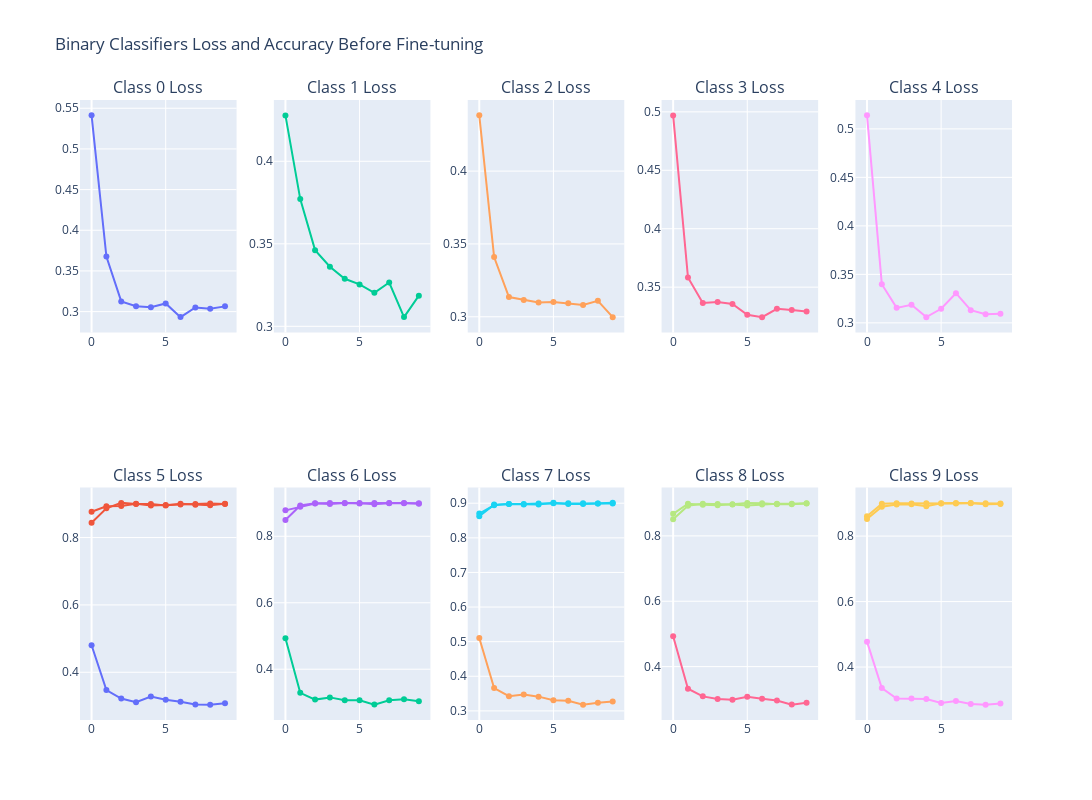
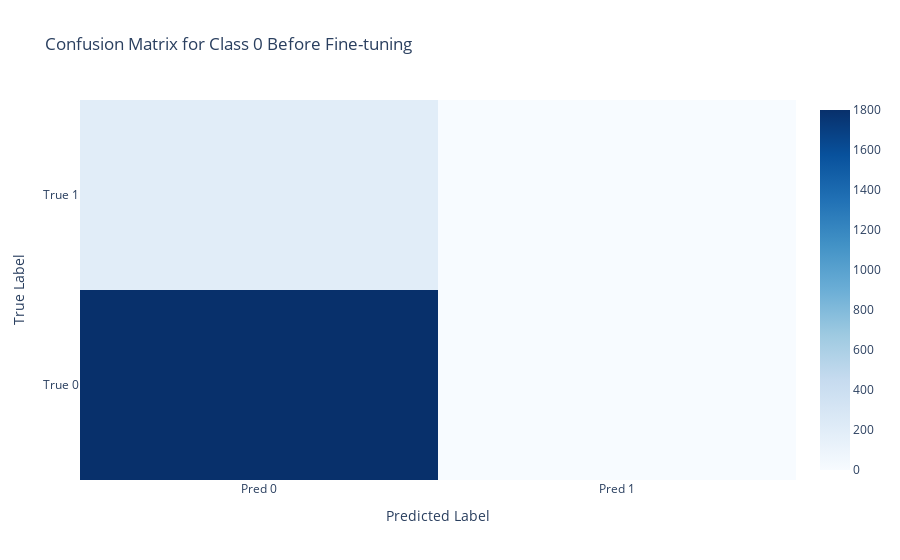
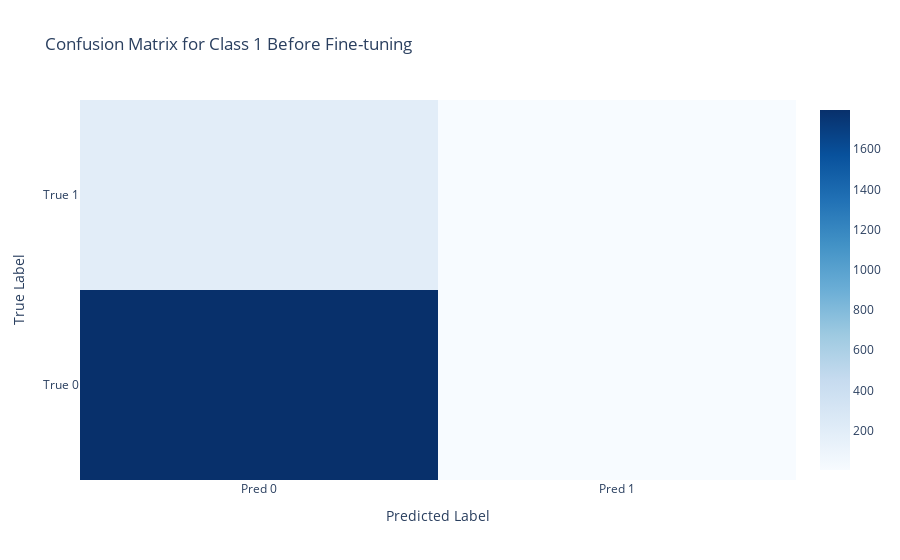
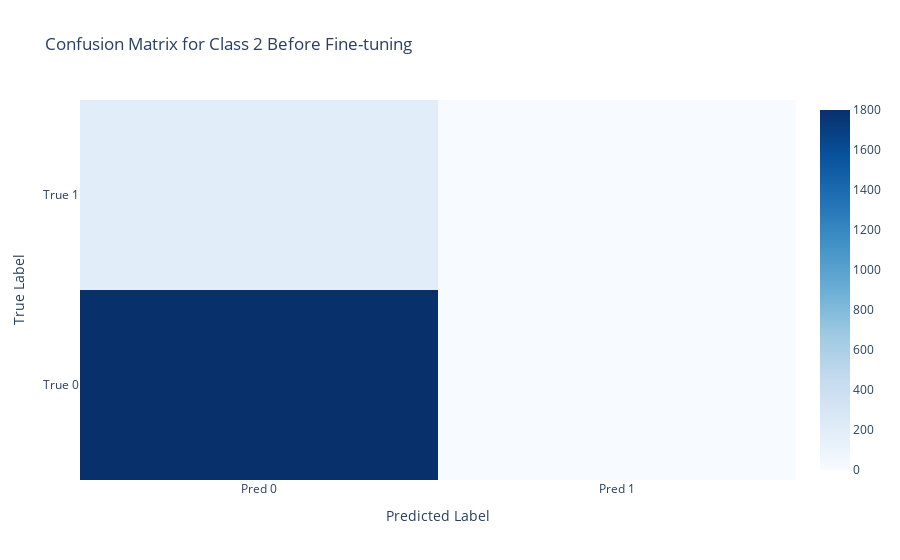

Here is the notebook cell these charts were saved with, in order:
### Markdown cell above
## 4. Основной Скрипт
Теперь объединим всё вместе в основном скрипте, который будет использовать класс Trainer для выполнения всех этапов обучения, сохранения и загрузки моделей.

### 4.1. Ячейка 1: Обучение Автокодировщика и Бинарных Классификаторов, Сохранение Моделей

### Code cell
import torch
from torchvision import datasets, transforms
from torch.utils.data import DataLoader, Subset
import random

# Настройки
num_classes = 10
latent_dim = 512
batch_size = 128
epochs = 10
min_samples_per_class = 200  # Увеличено до 200
max_test_samples = 10000
save_dir = "./saved_models"

# Подготовка трансформаций с аугментацией данных
transform = transforms.Compose(
    [
        transforms.Resize(32),
        transforms.RandomHorizontalFlip(),
        transforms.RandomCrop(32, padding=4),
        transforms.ToTensor(),
        transforms.Normalize((0.4914, 0.4822, 0.4465), (0.247, 0.243, 0.261)),
    ]
)

# Загрузка датасетов
train_dataset = datasets.CIFAR10(root="./data", train=True, download=True, transform=transform)
test_dataset = datasets.CIFAR10(root="./data", train=False, download=True, transform=transform)

# Фильтрация датасетов
train_subset = filter_dataset(train_dataset, num_classes, min_samples_per_class)
test_subset = filter_dataset(test_dataset, num_classes, min_samples_per_class)

# Ограничение тестового набора
if len(test_subset) > max_test_samples:
    test_indices = random.sample(range(len(test_subset)), max_test_samples)
    test_subset = Subset(test_subset, test_indices)

# Инициализация тренера
trainer = Trainer(num_classes=num_classes, latent_dim=latent_dim, batch_size=batch_size, device="cuda" if torch.cuda.is_available() else "cpu", save_dir=save_dir)

# Подготовка загрузчиков данных
trainer.prepare_dataloaders(train_subset, test_subset)

# Обучение автокодировщика
trainer.train_autoencoder(epochs=epochs, lr=0.001)

# Обучение бинарных классификаторов
trainer.train_binary_classifiers(epochs=epochs, lr=0.001)

# Оценка модели до финетюнинга
trainer.acc_combined_before, trainer.error_rate_before, trainer.pred_all_before, trainer.target_all_before = trainer.evaluate_combined_model(
    trainer.test_loader, before_finetune=True
)

# Подсчёт точности по каждому классу до финетюнинга
trainer.accuracy_per_class(trainer.pred_all_before, trainer.target_all_before, before_finetune=True)

# Сохранение моделей перед финетюнингом
trainer.save_models(suffix="before_finetune")

# Визуализация метрик до финетюнинга
trainer.plot_metrics(before_finetune=True, after_finetune=False)

# Визуализация матрицы ошибок до финетюнинга
trainer.plot_confusion_matrix(before_finetune=True, after_finetune=False)

### Figure 1 — Plotly figure (JSON) as saved in the notebook; plotly's stock layout.template omitted (floating-point values rounded to 4 significant figures)
{"data": [{"mode": "lines+markers", "name": "Class 0 Loss", "type": "scatter", "xaxis": "x", "y": [0.5412, 0.3678, 0.3126, 0.3066, 0.3055, 0.31, 0.2932, 0.3051, 0.3034, 0.3064], "yaxis": "y"}, {"mode": "lines+markers", "name": "Class 0 Accuracy", "type": "scatter", "xaxis": "x6", "y": [0.844, 0.887, 0.903, 0.9, 0.9, 0.8955, 0.9005, 0.8975, 0.896, 0.9005], "yaxis": "y6"}, {"mode": "lines+markers", "name": "Class 1 Loss", "type": "scatter", "xaxis": "x2", "y": [0.4278, 0.3771, 0.3462, 0.3361, 0.3288, 0.3254, 0.3203, 0.3265, 0.3056, 0.3185], "yaxis": "y2"}, {"mode": "lines+markers", "name": "Class 1 Accuracy", "type": "scatter", "xaxis": "x7", "y": [0.878, 0.8885, 0.8985, 0.9005, 0.8995, 0.9, 0.896, 0.9, 0.9, 0.898], "yaxis": "y7"}, {"mode": "lines+markers", "name": "Class 2 Loss", "type": "scatter", "xaxis": "x3", "y": [0.4383, 0.341, 0.3135, 0.3115, 0.3098, 0.3101, 0.3092, 0.3081, 0.311, 0.2997], "yaxis": "y3"}, {"mode": "lines+markers", "name": "Class 2 Accuracy", "type": "scatter", "xaxis": "x8", "y": [0.87, 0.894, 0.898, 0.8975, 0.8995, 0.9, 0.9, 0.9, 0.8995, 0.8995], "yaxis": "y8"}, {"mode": "lines+markers", "name": "Class 3 Loss", "type": "scatter", "xaxis": "x4", "y": [0.497, 0.3584, 0.3365, 0.3374, 0.3357, 0.3264, 0.3244, 0.3315, 0.3304, 0.3293], "yaxis": "y4"}, {"mode": "lines+markers", "name": "Class 3 Accuracy", "type": "scatter", "xaxis": "x9", "y": [0.8675, 0.8985, 0.895, 0.894, 0.8965, 0.901, 0.8995, 0.897, 0.897, 0.899], "yaxis": "y9"}, {"mode": "lines+markers", "name": "Class 4 Loss", "type": "scatter", "xaxis": "x5", "y": [0.5139, 0.3398, 0.3155, 0.3186, 0.3059, 0.3145, 0.3306, 0.3131, 0.309, 0.3093], "yaxis": "y5"}, {"mode": "lines+markers", "name": "Class 4 Accuracy", "type": "scatter", "xaxis": "x10", "y": [0.8605, 0.8985, 0.9, 0.8995, 0.9, 0.8995, 0.8995, 0.9, 0.9, 0.8995], "yaxis": "y10"}, {"mode": "lines+markers", "name": "Class 5 Loss", "type": "scatter", "xaxis": "x6", "y": [0.4802, 0.347, 0.322, 0.3111, 0.3281, 0.3183, 0.3121, 0.3043, 0.3039, 0.3082], "yaxis": "y6"}, {"mode": "lines+markers", "name": "Class 5 Accuracy", "type": "scatter", "xaxis": "x6", "y": [0.8765, 0.893, 0.8935, 0.9005, 0.895, 0.8965, 0.8985, 0.9, 0.901, 0.8995], "yaxis": "y6"}, {"mode": "lines+markers", "name": "Class 6 Loss", "type": "scatter", "xaxis": "x7", "y": [0.493, 0.3289, 0.3086, 0.3152, 0.3067, 0.3064, 0.2935, 0.3066, 0.3099, 0.3038], "yaxis": "y7"}, {"mode": "lines+markers", "name": "Class 6 Accuracy", "type": "scatter", "xaxis": "x7", "y": [0.849, 0.8925, 0.899, 0.897, 0.9, 0.8985, 0.9, 0.899, 0.899, 0.8995], "yaxis": "y7"}, {"mode": "lines+markers", "name": "Class 7 Loss", "type": "scatter", "xaxis": "x8", "y": [0.5104, 0.3659, 0.3423, 0.3472, 0.3411, 0.331, 0.329, 0.3181, 0.3235, 0.3274], "yaxis": "y8"}, {"mode": "lines+markers", "name": "Class 7 Accuracy", "type": "scatter", "xaxis": "x8", "y": [0.8625, 0.896, 0.898, 0.8965, 0.8965, 0.901, 0.8975, 0.898, 0.899, 0.901], "yaxis": "y8"}, {"mode": "lines+markers", "name": "Class 8 Loss", "type": "scatter", "xaxis": "x9", "y": [0.4929, 0.3324, 0.3089, 0.3012, 0.2986, 0.308, 0.3019, 0.2965, 0.2837, 0.2897], "yaxis": "y9"}, {"mode": "lines+markers", "name": "Class 8 Accuracy", "type": "scatter", "xaxis": "x9", "y": [0.851, 0.8925, 0.898, 0.8975, 0.896, 0.893, 0.896, 0.8985, 0.898, 0.9], "yaxis": "y9"}, {"mode": "lines+markers", "name": "Class 9 Loss", "type": "scatter", "xaxis": "x10", "y": [0.4775, 0.3359, 0.3035, 0.3039, 0.3025, 0.2902, 0.2964, 0.2871, 0.2852, 0.2886], "yaxis": "y10"}, {"mode": "lines+markers", "name": "Class 9 Accuracy", "type": "scatter", "xaxis": "x10", "y": [0.8525, 0.8895, 0.8965, 0.8975, 0.891, 0.9005, 0.9015, 0.9015, 0.897, 0.898], "yaxis": "y10"}], "layout": {"annotations": [{"font": {"size": 16}, "showarrow": false, "text": "Class 0 Loss", "x": 0.084, "xanchor": "center", "xref": "paper", "y": 1, "yanchor": "bottom", "yref": "paper"}, {"font": {"size": 16}, "showarrow": false, "text": "Class 1 Loss", "x": 0.292, "xanchor": "center", "xref": "paper", "y": 1, "yanchor": "bottom", "yref": "paper"}, {"font": {"size": 16}, "showarrow": false, "text": "Class 2 Loss", "x": 0.5, "xanchor": "center", "xref": "paper", "y": 1, "yanchor": "bottom", "yref": "paper"}, {"font": {"size": 16}, "showarrow": false, "text": "Class 3 Loss", "x": 0.708, "xanchor": "center", "xref": "paper", "y": 1, "yanchor": "bottom", "yref": "paper"}, {"font": {"size": 16}, "showarrow": false, "text": "Class 4 Loss", "x": 0.916, "xanchor": "center", "xref": "paper", "y": 1, "yanchor": "bottom", "yref": "paper"}, {"font": {"size": 16}, "showarrow": false, "text": "Class 5 Loss", "x": 0.084, "xanchor": "center", "xref": "paper", "y": 0.375, "yanchor": "bottom", "yref": "paper"}, {"font": {"size": 16}, "showarrow": false, "text": "Class 6 Loss", "x": 0.292, "xanchor": "center", "xref": "paper", "y": 0.375, "yanchor": "bottom", "yref": "paper"}, {"font": {"size": 16}, "showarrow": false, "text": "Class 7 Loss", "x": 0.5, "xanchor": "center", "xref": "paper", "y": 0.375, "yanchor": "bottom", "yref": "paper"}, {"font": {"size": 16}, "showarrow": false, "text": "Class 8 Loss", "x": 0.708, "xanchor": "center", "xref": "paper", "y": 0.375, "yanchor": "bottom", "yref": "paper"}, {"font": {"size": 16}, "showarrow": false, "text": "Class 9 Loss", "x": 0.916, "xanchor": "center", "xref": "paper", "y": 0.375, "yanchor": "bottom", "yref": "paper"}], "height": 800, "showlegend": false, "title": {"text": "Binary Classifiers Loss and Accuracy Before Fine-tuning"}, "width": 2000, "xaxis": {"anchor": "y", "domain": [0, 0.168]}, "xaxis10": {"anchor": "y10", "domain": [0.832, 1]}, "xaxis2": {"anchor": "y2", "domain": [0.208, 0.376]}, "xaxis3": {"anchor": "y3", "domain": [0.416, 0.584]}, "xaxis4": {"anchor": "y4", "domain": [0.624, 0.792]}, "xaxis5": {"anchor": "y5", "domain": [0.832, 1]}, "xaxis6": {"anchor": "y6", "domain": [0, 0.168]}, "xaxis7": {"anchor": "y7", "domain": [0.208, 0.376]}, "xaxis8": {"anchor": "y8", "domain": [0.416, 0.584]}, "xaxis9": {"anchor": "y9", "domain": [0.624, 0.792]}, "yaxis": {"anchor": "x", "domain": [0.625, 1]}, "yaxis10": {"anchor": "x10", "domain": [0, 0.375]}, "yaxis2": {"anchor": "x2", "domain": [0.625, 1]}, "yaxis3": {"anchor": "x3", "domain": [0.625, 1]}, "yaxis4": {"anchor": "x4", "domain": [0.625, 1]}, "yaxis5": {"anchor": "x5", "domain": [0.625, 1]}, "yaxis6": {"anchor": "x6", "domain": [0, 0.375]}, "yaxis7": {"anchor": "x7", "domain": [0, 0.375]}, "yaxis8": {"anchor": "x8", "domain": [0, 0.375]}, "yaxis9": {"anchor": "x9", "domain": [0, 0.375]}}}

### Figure 2 — Plotly figure (JSON) as saved in the notebook; plotly's stock layout.template omitted (floating-point values rounded to 4 significant figures)
{"data": [{"colorscale": [[0, "rgb(247,251,255)"], [0.125, "rgb(222,235,247)"], [0.25, "rgb(198,219,239)"], [0.375, "rgb(158,202,225)"], [0.5, "rgb(107,174,214)"], [0.625, "rgb(66,146,198)"], [0.75, "rgb(33,113,181)"], [0.875, "rgb(8,81,156)"], [1, "rgb(8,48,107)"]], "showscale": true, "type": "heatmap", "x": ["Pred 0", "Pred 1"], "y": ["True 0", "True 1"], "z": [[1800, 0], [197, 3]]}], "layout": {"title": {"text": "Confusion Matrix for Class 0 Before Fine-tuning"}, "xaxis": {"title": {"text": "Predicted Label"}}, "yaxis": {"title": {"text": "True Label"}}}}

### Figure 3 — Plotly figure (JSON) as saved in the notebook; plotly's stock layout.template omitted (floating-point values rounded to 4 significant figures)
{"data": [{"colorscale": [[0, "rgb(247,251,255)"], [0.125, "rgb(222,235,247)"], [0.25, "rgb(198,219,239)"], [0.375, "rgb(158,202,225)"], [0.5, "rgb(107,174,214)"], [0.625, "rgb(66,146,198)"], [0.75, "rgb(33,113,181)"], [0.875, "rgb(8,81,156)"], [1, "rgb(8,48,107)"]], "showscale": true, "type": "heatmap", "x": ["Pred 0", "Pred 1"], "y": ["True 0", "True 1"], "z": [[1795, 5], [196, 4]]}], "layout": {"title": {"text": "Confusion Matrix for Class 1 Before Fine-tuning"}, "xaxis": {"title": {"text": "Predicted Label"}}, "yaxis": {"title": {"text": "True Label"}}}}

### Figure 4 — Plotly figure (JSON) as saved in the notebook; plotly's stock layout.template omitted (floating-point values rounded to 4 significant figures)
{"data": [{"colorscale": [[0, "rgb(247,251,255)"], [0.125, "rgb(222,235,247)"], [0.25, "rgb(198,219,239)"], [0.375, "rgb(158,202,225)"], [0.5, "rgb(107,174,214)"], [0.625, "rgb(66,146,198)"], [0.75, "rgb(33,113,181)"], [0.875, "rgb(8,81,156)"], [1, "rgb(8,48,107)"]], "showscale": true, "type": "heatmap", "x": ["Pred 0", "Pred 1"], "y": ["True 0", "True 1"], "z": [[1800, 0], [200, 0]]}], "layout": {"title": {"text": "Confusion Matrix for Class 2 Before Fine-tuning"}, "xaxis": {"title": {"text": "Predicted Label"}}, "yaxis": {"title": {"text": "True Label"}}}}
